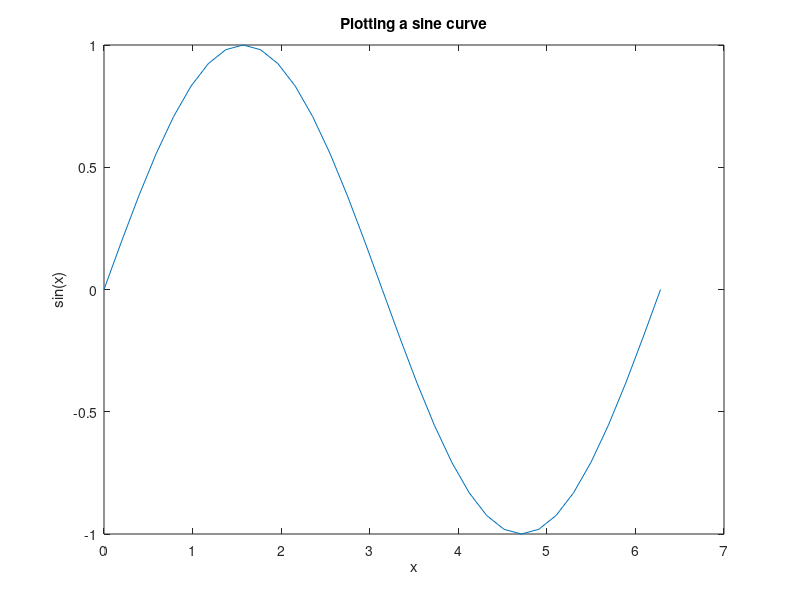

Write MATLAB code to recreate this figure.
% Plotting arrays
% EMTH171

clear
clc

% Start Variables

arrayX = [0: pi/16: 2*pi];
arrayY = sin(arrayX);

% Plot graphs

plot(arrayX,arrayY)
title('Plotting a sine curve') % add a title
xlabel('x') % x axis label
ylabel('sin(x)') % y axis label
